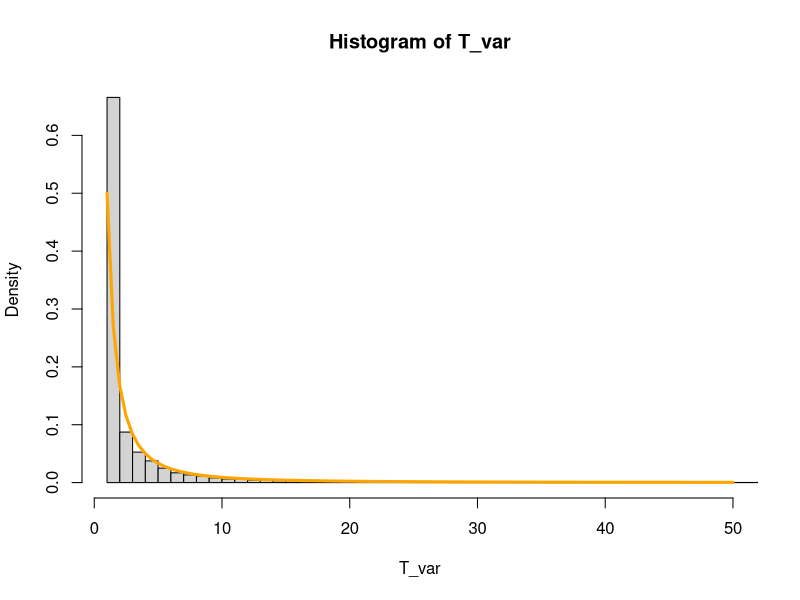

Source code (R): (Note: this script raises an error after producing the figure.)
## ---- chunk 1
sim <- function(M = 1, steps.base=10){
    X = runif(M)# We pick M random X
    res = integer(M)
    miss.vars = 1:M
    miss.n = M
    i = 1
    steps.prev = 0
    while(miss.n != 0){
        #if (i>1) 
        #    print(paste('Remaining r.v. are:', miss.n))
        # at the i-th iteration we pick l^(i+1) values for each of the remaining rows
        steps.now = min(steps.base^i, 1e6)
        y <- matrix(
            runif(steps.now * miss.n), 
            nrow = miss.n)
        trespass = y>(X[miss.vars])                   # for each row we see which value is over its X
        over = ifelse(
            rowSums(trespass)==0,                   # if no trespasses for that row
            0,                                      # then it's 0
            steps.prev + max.col(trespass, "first"))   # else it's the first of the trespasses
        res[miss.vars] = res[miss.vars] + over          # we add up the result with the partial we just obtained

        miss.vars = which(res==0)                     # we update the missing values
        miss.n = length(miss.vars)                     
        steps.prev = steps.prev + steps.now
        i = i + 1
    }
    return(res)
}
sim(100)
## ---- chunk 2
T_var = sim(10000)
hist(T_var, breaks = 10000, xlim=c(1,50), prob=T)
curve(1/x/(x+1), col='orange', lwd=3, add=T)
## ---- chunk 3
install.packages('foreach')
install.packages('doParallel')

library(foreach)
library(iterators)
library(doParallel) 
registerDoParallel(cores = detectCores())
## ---- chunk 4
set.seed(13112221)

M = 10^(2:7)
n.threads = 10
df = data.frame()
values = list()
for(m in M) {
    beg <- Sys.time()
    X = runif(m)
    r = foreach(idx=1:n.threads, .combine=append) %dopar% {
        sim(m/n.threads)
    }
    fin<- Sys.time() - beg
    print(fin)
    values = append(values, list(r))
    df = rbind(df, data.frame(size=m, time=fin))
}
df[c('size', 'time')]
## ---- chunk 5
plot(
    df[c('size', 'time')],
    type = "l", 
    log='x',
    lwd=5, 
    col='orchid', 
    xlab='Population Size', 
    ylab='time [s]', 
    main='Time per size of input')
curve(x/1e5, add=T, lwd=1, type='p', from=min(df$size), to=max(df$size))
## ---- chunk 6
df$mean = sapply(values, mean)
plot(
    df[c('size', 'mean')],
    type = "l", 
    log='x',
    lwd=5, 
    col='green', 
    xlab='Population Size', 
    ylab='Mean', 
    main='Mean per size of input')
